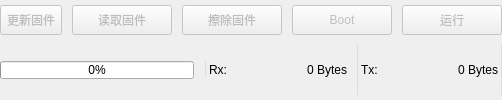
      <widget class="QWidget" name="widget" native="true">
       <layout class="QVBoxLayout" name="verticalLayout_4">
        <property name="spacing">
         <number>5</number>
        </property>
        <property name="leftMargin">
         <number>0</number>
        </property>
        <property name="topMargin">
         <number>5</number>
        </property>
        <property name="rightMargin">
         <number>0</number>
        </property>
        <property name="bottomMargin">
         <number>5</number>
        </property>
        <item>
         <layout class="QHBoxLayout" name="horizontalLayout_10">
          <property name="spacing">
           <number>10</number>
          </property>
          <item>
           <widget class="QToolButton" name="updateButton">
            <property name="enabled">
             <bool>false</bool>
            </property>
            <property name="sizePolicy">
             <sizepolicy hsizetype="Preferred" vsizetype="Fixed">
              <horstretch>0</horstretch>
              <verstretch>0</verstretch>
             </sizepolicy>
            </property>
            <property name="minimumSize">
             <size>
              <width>0</width>
              <height>30</height>
             </size>
            </property>
            <property name="toolTip">
             <string>更新固件至设备</string>
            </property>
            <property name="toolTipDuration">
             <number>5000</number>
            </property>
            <property name="styleSheet">
             <string notr="true"/>
            </property>
            <property name="text">
             <string>更新固件</string>
            </property>
            <property name="checkable">
             <bool>false</bool>
            </property>
            <property name="popupMode">
             <enum>QToolButton::DelayedPopup</enum>
            </property>
           </widget>
          </item>
          <item>
           <widget class="QToolButton" name="uploadButton">
            <property name="enabled">
             <bool>false</bool>
            </property>
            <property name="sizePolicy">
             <sizepolicy hsizetype="Preferred" vsizetype="Fixed">
              <horstretch>0</horstretch>
              <verstretch>0</verstretch>
             </sizepolicy>
            </property>
            <property name="minimumSize">
             <size>
              <width>100</width>
              <height>30</height>
             </size>
            </property>
            <property name="toolTip">
             <string>读取设备固件到本地</string>
            </property>
            <property name="toolTipDuration">
             <number>5000</number>
            </property>
            <property name="styleSheet">
             <string notr="true"/>
            </property>
            <property name="text">
             <string>读取固件</string>
            </property>
           </widget>
          </item>
          <item>
           <widget class="QToolButton" name="eraseButton">
            <property name="enabled">
             <bool>false</bool>
            </property>
            <property name="sizePolicy">
             <sizepolicy hsizetype="Preferred" vsizetype="Fixed">
              <horstretch>0</horstretch>
              <verstretch>0</verstretch>
             </sizepolicy>
            </property>
            <property name="minimumSize">
             <size>
              <width>100</width>
              <height>30</height>
             </size>
            </property>
            <property name="toolTip">
             <string>擦除设备固件</string>
            </property>
            <property name="toolTipDuration">
             <number>5000</number>
            </property>
            <property name="text">
             <string>擦除固件</string>
            </property>
           </widget>
          </item>
          <item>
           <widget class="QToolButton" name="jump2BootButton">
            <property name="enabled">
             <bool>false</bool>
            </property>
            <property name="sizePolicy">
             <sizepolicy hsizetype="Preferred" vsizetype="Fixed">
              <horstretch>0</horstretch>
              <verstretch>0</verstretch>
             </sizepolicy>
            </property>
            <property name="minimumSize">
             <size>
              <width>100</width>
              <height>30</height>
             </size>
            </property>
            <property name="toolTip">
             <string>进入Bootloader</string>
            </property>
            <property name="toolTipDuration">
             <number>5000</number>
            </property>
            <property name="text">
             <string>Boot</string>
            </property>
           </widget>
          </item>
          <item>
           <widget class="QToolButton" name="jump2AppButton">
            <property name="enabled">
             <bool>false</bool>
            </property>
            <property name="sizePolicy">
             <sizepolicy hsizetype="Preferred" vsizetype="Fixed">
              <horstretch>0</horstretch>
              <verstretch>0</verstretch>
             </sizepolicy>
            </property>
            <property name="minimumSize">
             <size>
              <width>100</width>
              <height>30</height>
             </size>
            </property>
            <property name="toolTip">
             <string>运行App程序</string>
            </property>
            <property name="toolTipDuration">
             <number>5000</number>
            </property>
            <property name="text">
             <string>运行</string>
            </property>
           </widget>
          </item>
         </layout>
        </item>
        <item>
         <spacer name="verticalSpacer_5">
          <property name="orientation">
           <enum>Qt::Vertical</enum>
          </property>
          <property name="sizeType">
           <enum>QSizePolicy::Fixed</enum>
          </property>
          <property name="sizeHint" stdset="0">
           <size>
            <width>20</width>
            <height>5</height>
           </size>
          </property>
         </spacer>
        </item>
        <item>
         <layout class="QHBoxLayout" name="horizontalLayout_11">
          <property name="spacing">
           <number>6</number>
          </property>
          <property name="leftMargin">
           <number>0</number>
          </property>
          <property name="bottomMargin">
           <number>0</number>
          </property>
          <item>
           <widget class="QProgressBar" name="progressBar">
            <property name="sizePolicy">
             <sizepolicy hsizetype="Expanding" vsizetype="Fixed">
              <horstretch>0</horstretch>
              <verstretch>0</verstretch>
             </sizepolicy>
            </property>
            <property name="maximumSize">
             <size>
              <width>16777215</width>
              <height>18</height>
             </size>
            </property>
            <property name="value">
             <number>0</number>
            </property>
            <property name="alignment">
             <set>Qt::AlignCenter</set>
            </property>
           </widget>
          </item>
          <item>
           <spacer name="horizontalSpacer">
            <property name="orientation">
             <enum>Qt::Horizontal</enum>
            </property>
            <property name="sizeType">
             <enum>QSizePolicy::Fixed</enum>
            </property>
            <property name="sizeHint" stdset="0">
             <size>
              <width>5</width>
              <height>20</height>
             </size>
            </property>
           </spacer>
          </item>
          <item>
           <widget class="QLabel" name="rxLabel1">
            <property name="sizePolicy">
             <sizepolicy hsizetype="Minimum" vsizetype="Fixed">
              <horstretch>0</horstretch>
              <verstretch>0</verstretch>
             </sizepolicy>
            </property>
            <property name="minimumSize">
             <size>
              <width>0</width>
              <height>15</height>
             </size>
            </property>
            <property name="styleSheet">
             <string notr="true">QLabel {
	border-style:solid;
	border-width: 0px 0px 0px 1px;
	border-left-color: #dcdcdc;
}</string>
            </property>
            <property name="text">
             <string notr="true">Rx:</string>
            </property>
            <property name="alignment">
             <set>Qt::AlignLeading|Qt::AlignLeft|Qt::AlignVCenter</set>
            </property>
           </widget>
          </item>
          <item>
           <widget class="QLabel" name="rxLabel">
            <property name="sizePolicy">
             <sizepolicy hsizetype="Fixed" vsizetype="Fixed">
              <horstretch>0</horstretch>
              <verstretch>0</verstretch>
             </sizepolicy>
            </property>
            <property name="minimumSize">
             <size>
              <width>115</width>
              <height>15</height>
             </size>
            </property>
            <property name="styleSheet">
             <string notr="true">QLabel {
	border-style:solid;
	border-width: 0px 1px 0px 0px;
	border-right-color: rgba(0,0,0,0);
}</string>
            </property>
            <property name="text">
             <string notr="true">0 Bytes</string>
            </property>
            <property name="alignment">
             <set>Qt::AlignRight|Qt::AlignTrailing|Qt::AlignVCenter</set>
            </property>
           </widget>
          </item>
          <item>
           <widget class="QLabel" name="txLabel1">
            <property name="sizePolicy">
             <sizepolicy hsizetype="Preferred" vsizetype="Minimum">
              <horstretch>0</horstretch>
              <verstretch>0</verstretch>
             </sizepolicy>
            </property>
            <property name="minimumSize">
             <size>
              <width>0</width>
              <height>15</height>
             </size>
            </property>
            <property name="styleSheet">
             <string notr="true">QLabel {
	border-style:solid;
	border-width: 0px 0px 0px 1px;
	border-left-color: #dcdcdc;
}</string>
            </property>
            <property name="text">
             <string notr="true">Tx:</string>
            </property>
            <property name="alignment">
             <set>Qt::AlignLeading|Qt::AlignLeft|Qt::AlignVCenter</set>
            </property>
           </widget>
          </item>
          <item>
           <widget class="QLabel" name="txLabel">
            <property name="sizePolicy">
             <sizepolicy hsizetype="Preferred" vsizetype="Minimum">
              <horstretch>0</horstretch>
              <verstretch>0</verstretch>
             </sizepolicy>
            </property>
            <property name="minimumSize">
             <size>
              <width>115</width>
              <height>15</height>
             </size>
            </property>
            <property name="styleSheet">
             <string notr="true">QLabel {
	border-style:solid;
	border-width: 0px 1px 0px 0px;
	border-right-color: #dcdcdc;
}</string>
            </property>
            <property name="text">
             <string notr="true">0 Bytes</string>
            </property>
            <property name="alignment">
             <set>Qt::AlignRight|Qt::AlignTrailing|Qt::AlignVCenter</set>
            </property>
           </widget>
          </item>
         </layout>
        </item>
       </layout>
      </widget>
